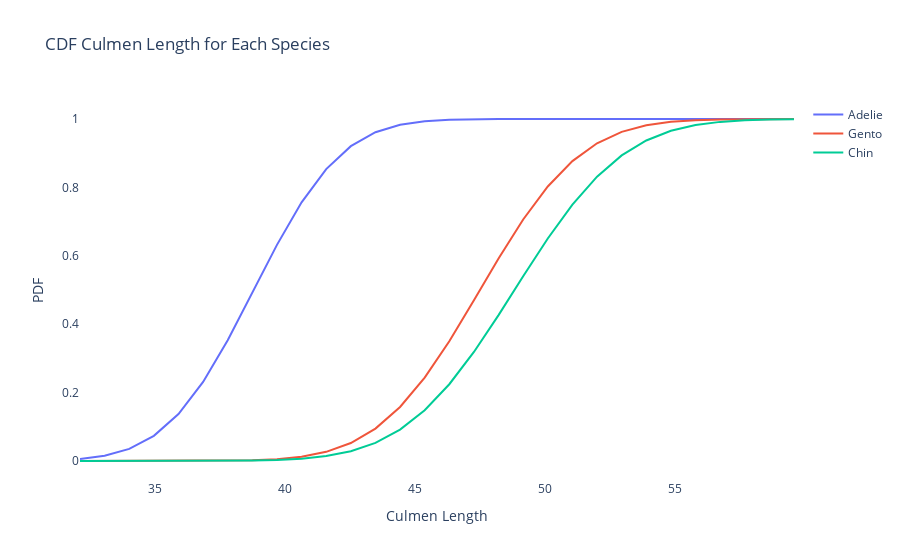

Write notebook code for a chart like this one.
### Code cell
fig = go.Figure()

fig.add_trace(
    go.Line(
        x=adelie_series.index,
        y=adelie_series,
        mode='lines',
        name='Adelie'
    )
)

fig.add_trace(
    go.Line(
        x=gentoo_series.index,
        y=gentoo_series,
        mode='lines',
        name='Gento'
    )
)

fig.add_trace(
    go.Line(
        x=chin_series.index,
        y=chin_series,
        mode='lines',
        name='Chin'
    )
)

fig.update_layout(
    plot_bgcolor='rgba(0,0,0,0)',
    title='CDF Culmen Length for Each Species',
    xaxis_title='Culmen Length',
    yaxis_title='PDF'
)

### Figure 1 — Plotly figure (JSON) as saved in the notebook; plotly's stock layout.template omitted (floating-point values rounded to 4 significant figures)
{"data": [{"mode": "lines", "name": "Adelie", "type": "scatter", "x": [32.1, 33.05, 34.0, 34.94, 35.89, 36.84, 37.79, 38.74, 39.69, 40.63, 41.58, 42.53, 43.48, 44.43, 45.38, 46.32, 47.27, 48.22, 49.17, 50.12, 51.07, 52.01, 52.96, 53.91, 54.86, 55.81, 56.76, 57.7, 58.65, 59.6], "y": [0.005856, 0.01525, 0.03544, 0.07366, 0.1375, 0.2313, 0.353, 0.492, 0.632, 0.7563, 0.8535, 0.9205, 0.9613, 0.9831, 0.9934, 0.9977, 0.9993, 0.9998, 1.0, 1.0, 1.0, 1.0, 1.0, 1.0, 1.0, 1.0, 1.0, 1.0, 1.0, 1.0]}, {"mode": "lines", "name": "Gento", "type": "scatter", "x": [32.1, 33.05, 34.0, 34.94, 35.89, 36.84, 37.79, 38.74, 39.69, 40.63, 41.58, 42.53, 43.48, 44.43, 45.38, 46.32, 47.27, 48.22, 49.17, 50.12, 51.07, 52.01, 52.96, 53.91, 54.86, 55.81, 56.76, 57.7, 58.65, 59.6], "y": [2.597e-07, 1.238e-06, 5.385e-06, 2.137e-05, 7.741e-05, 0.0002562, 0.0007747, 0.002143, 0.005427, 0.0126, 0.02684, 0.05256, 0.09483, 0.158, 0.244, 0.3502, 0.4698, 0.5922, 0.7061, 0.8027, 0.877, 0.9291, 0.9623, 0.9816, 0.9917, 0.9966, 0.9987, 0.9996, 0.9999, 1.0]}, {"mode": "lines", "name": "Chin", "type": "scatter", "x": [32.1, 33.05, 34.0, 34.94, 35.89, 36.84, 37.79, 38.74, 39.69, 40.63, 41.58, 42.53, 43.48, 44.43, 45.38, 46.32, 47.27, 48.22, 49.17, 50.12, 51.07, 52.01, 52.96, 53.91, 54.86, 55.81, 56.76, 57.7, 58.65, 59.6], "y": [2.226e-07, 9.565e-07, 3.797e-06, 1.393e-05, 4.728e-05, 0.0001484, 0.0004312, 0.00116, 0.002892, 0.006686, 0.01435, 0.02862, 0.05311, 0.09187, 0.1484, 0.2245, 0.3188, 0.4266, 0.5403, 0.6507, 0.7496, 0.8313, 0.8935, 0.9372, 0.9654, 0.9823, 0.9916, 0.9963, 0.9985, 0.9994]}], "layout": {"plot_bgcolor": "rgba(0,0,0,0)", "title": {"text": "CDF Culmen Length for Each Species"}, "xaxis": {"title": {"text": "Culmen Length"}}, "yaxis": {"title": {"text": "PDF"}}}}
